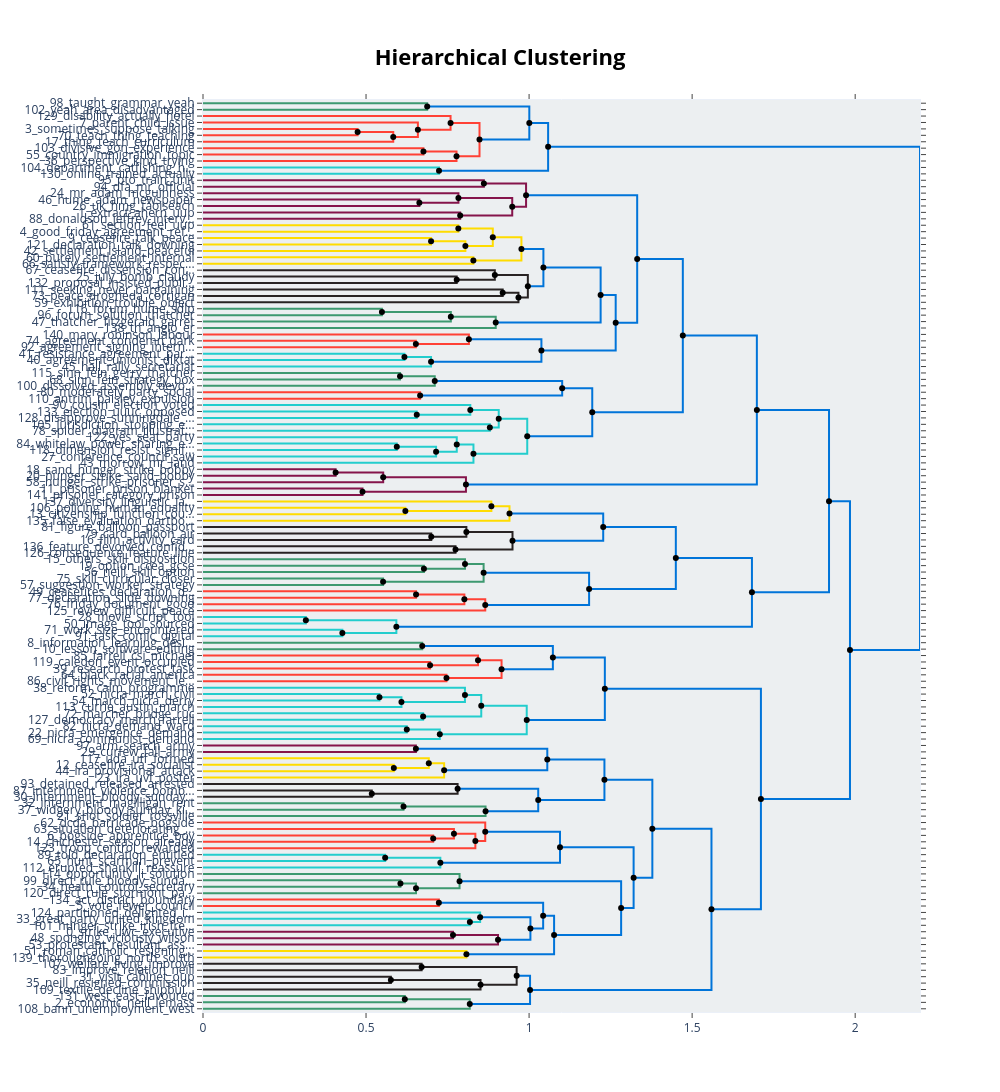

Notebook code cell kept with this figure:
### Code cell
# Visualize the hierarchical topics
print("Creating hierarchical topics visualization...")

# Use the hierarchical_model to create the visualization
hierarchy_fig_option2 = option2_topic_model_fast.visualize_hierarchy(hierarchical_topics=hierarchical_topics_option2)
hierarchy_fig_option2.show()

# Also save as HTML
hierarchy_fig_option2.write_html("../outputs/analysis_results/raw/reduce_outlier/visuals/option2_hierarchical_topics_reduced_outliers.html")
print("Hierarchical topics visualization saved for option2")
